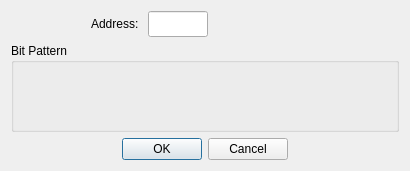
<?xml version="1.0" encoding="UTF-8"?>
<ui version="4.0">
 <class>DialogWriteHoldingRegisterBits</class>
 <widget class="QDialog" name="DialogWriteHoldingRegisterBits">
  <property name="geometry">
   <rect>
    <x>0</x>
    <y>0</y>
    <width>410</width>
    <height>171</height>
   </rect>
  </property>
  <property name="windowTitle">
   <string>Write Register</string>
  </property>
  <layout class="QVBoxLayout" name="verticalLayout">
   <item>
    <layout class="QHBoxLayout" name="horizontalLayout_2">
     <item>
      <spacer name="horizontalSpacer_3">
       <property name="orientation">
        <enum>Qt::Orientation::Horizontal</enum>
       </property>
       <property name="sizeType">
        <enum>QSizePolicy::Policy::Fixed</enum>
       </property>
       <property name="sizeHint" stdset="0">
        <size>
         <width>80</width>
         <height>20</height>
        </size>
       </property>
      </spacer>
     </item>
     <item>
      <widget class="QLabel" name="labelAddress">
       <property name="text">
        <string>Address: </string>
       </property>
      </widget>
     </item>
     <item>
      <widget class="NumericLineEdit" name="lineEditAddress">
       <property name="sizePolicy">
        <sizepolicy hsizetype="Fixed" vsizetype="Fixed">
         <horstretch>0</horstretch>
         <verstretch>0</verstretch>
        </sizepolicy>
       </property>
       <property name="minimumSize">
        <size>
         <width>0</width>
         <height>26</height>
        </size>
       </property>
       <property name="maximumSize">
        <size>
         <width>60</width>
         <height>16777215</height>
        </size>
       </property>
       <property name="text">
        <string/>
       </property>
      </widget>
     </item>
     <item>
      <spacer name="horizontalSpacer_4">
       <property name="orientation">
        <enum>Qt::Orientation::Horizontal</enum>
       </property>
       <property name="sizeHint" stdset="0">
        <size>
         <width>40</width>
         <height>20</height>
        </size>
       </property>
      </spacer>
     </item>
    </layout>
   </item>
   <item>
    <widget class="QGroupBox" name="groupBox">
     <property name="title">
      <string>Bit Pattern</string>
     </property>
     <layout class="QVBoxLayout" name="verticalLayout_2">
      <property name="spacing">
       <number>0</number>
      </property>
      <property name="leftMargin">
       <number>0</number>
      </property>
      <property name="topMargin">
       <number>0</number>
      </property>
      <property name="rightMargin">
       <number>0</number>
      </property>
      <property name="bottomMargin">
       <number>0</number>
      </property>
      <item>
       <widget class="BitPatternControl" name="controlBitPattern" native="true"/>
      </item>
     </layout>
    </widget>
   </item>
   <item>
    <widget class="QDialogButtonBox" name="buttonBox">
     <property name="orientation">
      <enum>Qt::Orientation::Horizontal</enum>
     </property>
     <property name="standardButtons">
      <set>QDialogButtonBox::StandardButton::Cancel|QDialogButtonBox::StandardButton::Ok</set>
     </property>
     <property name="centerButtons">
      <bool>true</bool>
     </property>
    </widget>
   </item>
  </layout>
 </widget>
 <customwidgets>
  <customwidget>
   <class>NumericLineEdit</class>
   <extends>QLineEdit</extends>
   <header>numericlineedit.h</header>
  </customwidget>
  <customwidget>
   <class>BitPatternControl</class>
   <extends>QWidget</extends>
   <header>bitpatterncontrol.h</header>
   <container>1</container>
  </customwidget>
 </customwidgets>
 <resources/>
 <connections>
  <connection>
   <sender>buttonBox</sender>
   <signal>accepted()</signal>
   <receiver>DialogWriteHoldingRegisterBits</receiver>
   <slot>accept()</slot>
   <hints>
    <hint type="sourcelabel">
     <x>248</x>
     <y>254</y>
    </hint>
    <hint type="destinationlabel">
     <x>157</x>
     <y>274</y>
    </hint>
   </hints>
  </connection>
  <connection>
   <sender>buttonBox</sender>
   <signal>rejected()</signal>
   <receiver>DialogWriteHoldingRegisterBits</receiver>
   <slot>reject()</slot>
   <hints>
    <hint type="sourcelabel">
     <x>316</x>
     <y>260</y>
    </hint>
    <hint type="destinationlabel">
     <x>286</x>
     <y>274</y>
    </hint>
   </hints>
  </connection>
 </connections>
</ui>
